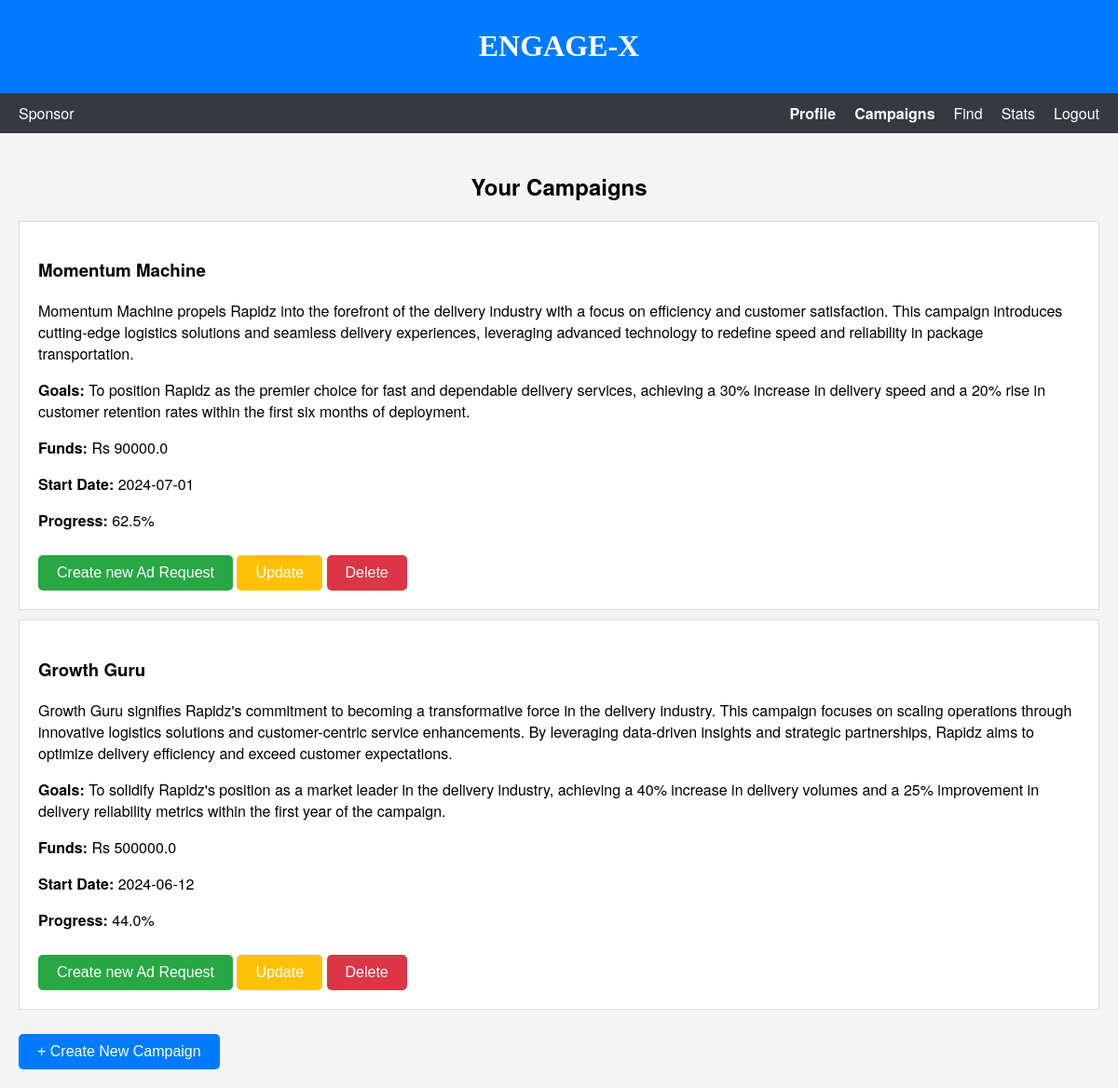
Before: /scampaigns (signed in) with the older database file.
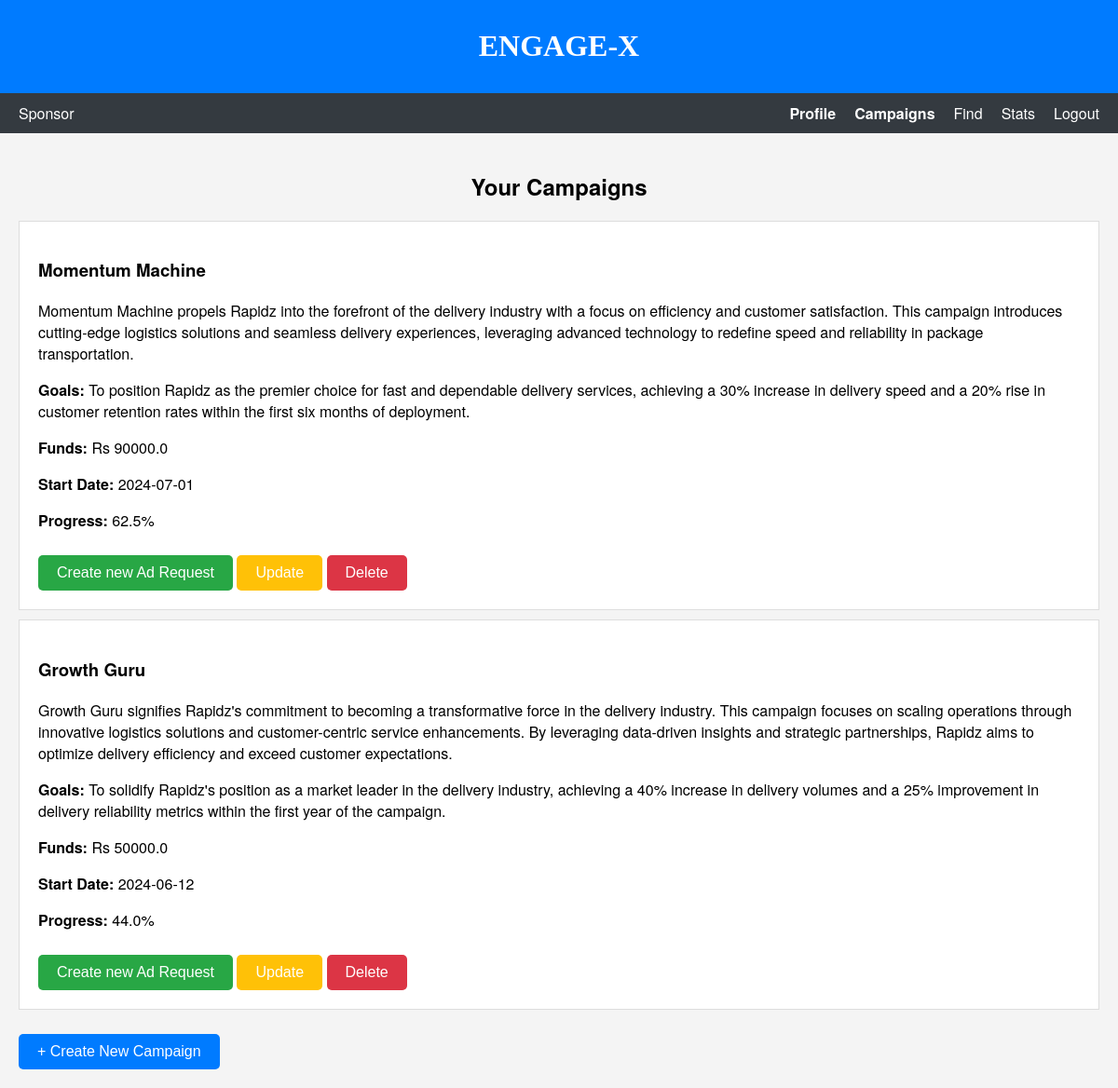
After: the same page with the newer database file.
### models.py (models this page shows)
class Campaign(db.Model):
    __tablename__ = "campaign"
    id = db.Column(db.Integer, primary_key=True, autoincrement=True)
    sponsor_id = db.Column(db.Integer, db.ForeignKey("user.id"), nullable=False)
    title = db.Column(db.String, nullable=False)
    description = db.Column(db.String, nullable=False)
    goals = db.Column(db.Text, nullable=False)
    start_date = db.Column(db.String, nullable=False)
    days = db.Column(db.Integer, nullable=False)
    funds = db.Column(db.Float, nullable=False)
    visibility = db.Column(db.String, nullable=False)  # public or private
    sponsor = db.relationship('User', back_populates='campaigns')
    ad_requests = db.relationship('AdRequest', back_populates='campaign')
    def get_end_date(self):
        start_date_obj = datetime.strptime(self.start_date, "%Y-%m-%d")
        end_date_obj = start_date_obj + timedelta(days=self.days)
        return end_date_obj.strftime("%Y-%m-%d")
    def get_progress(self):
        start_date_obj = datetime.strptime(self.start_date, "%Y-%m-%d")
        today = datetime.today()
        elapsed_days = (today - start_date_obj).days
        progress = "{:.2f}".format((elapsed_days / self.days) * 100)  # Format progress to 2 decimal places
        progress = min(max(float(progress), 0), 100)  # Ensure progress is between 0 and 100
        return progress

### app.py (the view)
@app.route('/scampaigns', methods = ['GET', 'POST'])
def scampaigns():
    dat = Campaign.query.filter(Campaign.sponsor_id == current_userID).all()
    for campaign in dat:
        campaign.end_date = campaign.get_end_date()
        campaign.progress = campaign.get_progress()
    today_date = datetime.today().strftime("%Y-%m-%d")
    return rt('campaign_sponsor.html', campaigns = dat, today_date = today_date, userID = current_userID)

### templates/campaign_sponsor.html (shortened to what this page needs)
<!DOCTYPE html>
<html lang="en">
<head>
    <link rel="stylesheet" href="/static/css/camp_spons.css">
</head>
<body>
    <header>
        <h1>ENGAGE-X</h1>
    </header>
    <nav class="navbar">
        <div class="navbar-left">
            <span>Sponsor</span>
        </div>
        <div class="navbar-right">
            <a href="{{ url_for('sdashboard') }}" class="active" id="profile-link">Profile</a>
            <a href="#" class="active" id="campaigns-link">Campaigns</a>
            <a href="{{ url_for('find_sponsor') }}" id="find-link">Find</a>
            <a href="#">Stats</a>
            <a href="{{ url_for('logout') }}">Logout</a>
        </div>
    </nav>
    <div id="campaigns-section" class="campaigns-section">
        <h2>Your Campaigns</h2>
        <ul id="campaign-list">
            {% for campaign in campaigns %}
                <li class="campaign-item">
                    <h3>{{ campaign.title }}</h3>
                    <p>{{ campaign.description }}</p>
                    <p><strong>Goals:</strong> {{ campaign.goals }}</p>
                    <p><strong>Funds:</strong> Rs {{ campaign.funds }}</p>
                    <p><strong>Start Date:</strong> {{ campaign.start_date }}</p>
                    {% if campaign.end_date < today_date %}
                        <p><strong>End Date:</strong> {{ campaign.end_date }}</p>
                    {% else %}
                        <p><strong>Progress:</strong> {{ campaign.progress }}%</p>
                        <button type="button" class="request-button" data-campaign-id="{{ campaign.id }}">Create new Ad Request</button>
                    {% endif %}
                    <button type="button" id="update-button" class="update-button" data-campaign-id="{{ campaign.id }}">Update</button>
                    <button type="button" id="delete-button" class="delete-button" data-campaign-id="{{ campaign.id }}">Delete</button>
                </li>
            {% endfor %}
        </ul>
        <button id="create-campaign-button" class="create-campaign-button">+ Create New Campaign</button>
    </div>
</body>
</html>

Changed rows visible on the page:
changed Campaign "Growth Guru": funds "500000.0" → "50000.0"
